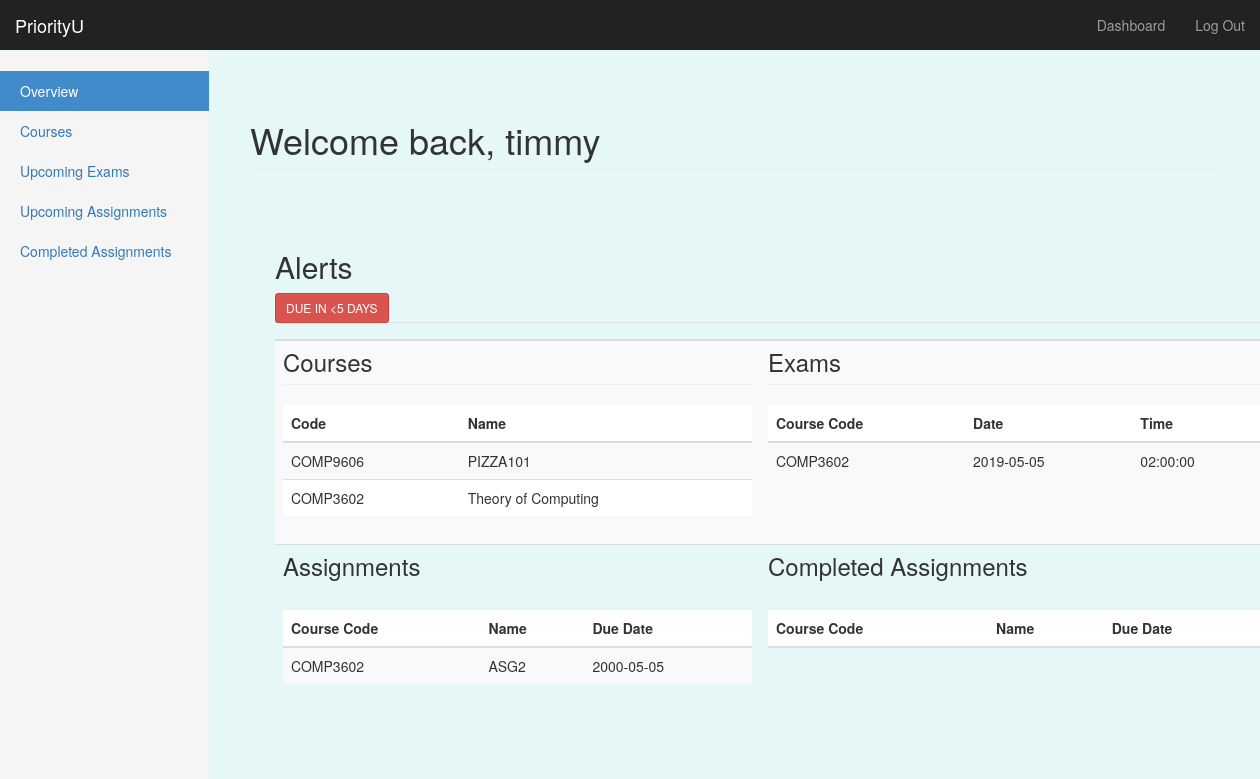
The app's page /dashboard (signed in) with its own data.
### priorityU/models/models.py (models this page shows, shortened)
class User(UserMixin, db.Model):
    __tablename__ = 'users'
    id = db.Column(db.Integer, primary_key=True)
    username = db.Column(db.String, unique=True, nullable=False)
    email = db.Column(db.String, unique=True, nullable=False)
    password = db.Column(db.String, nullable=False)
    last_task_id = db.Column(db.Integer)
    university = db.Column(db.String, nullable=False)
    courses = db.relationship('Courses', backref='poster')

class Courses(db.Model):
    __tablename__ = 'courses'
    c_id = db.Column(db.Integer, primary_key=True)
    course_code = db.Column(db.String, nullable=False)
    course_name = db.Column(db.String, nullable=False)
    lecturer = db.Column(db.String, nullable=False)
    location = db.Column(db.String, nullable=False)
    user_id = db.Column(db.Integer, db.ForeignKey('users.id'))

class Exam(db.Model): # Dominic 18/11- created model for assignment db
    __tablename__ = 'exams'
    e_id = db.Column(db.Integer, primary_key=True)
    exam_name=db.Column(db.String, nullable=False)
    course_code = db.Column(db.String, db.ForeignKey('courses.course_code'))
    weighting = db.Column(db.Integer)
    date = db.Column(db.Date, nullable=False)
    time = db.Column(db.Time)
    duration = db.Column(db.Integer, nullable=False)
    location = db.Column(db.String)
    user_id = db.Column(db.Integer, db.ForeignKey('users.id'))

class Assignment(db.Model): # Dominic 18/11- created model for assignment db
    __tablename__ = 'assignments'
    a_id = db.Column(db.Integer, primary_key=True)
    course_code = db.Column(db.String, db.ForeignKey('courses.course_code'))
    asg_name = db.Column(db.String, nullable=False)
    weighting = db.Column(db.Integer)
    due_date = db.Column(db.Date, nullable=False)
    due_time = db.Column(db.Time)
    complete = db.Column(db.Boolean, nullable=False)
    user_id = db.Column(db.Integer, db.ForeignKey('users.id'))

### priorityU/routes.py (the view)
@app.route('/dashboard')
@login_required
def dashboard():
    user_courses = Courses.query.filter_by(user_id=current_user.get_id()).order_by(Courses.course_code.desc()).all()
    user_exams = Exam.query.filter_by(user_id=current_user.get_id()).order_by(Exam.date.asc()).all()
    user_asgs = Assignment.query.filter_by(user_id=current_user.get_id()).order_by(Assignment.due_date.asc()).all()
    today = datetime.today()
    alert_date = today + timedelta(days=5)
    asg_alerts = Assignment.query.filter(Assignment.due_date <= alert_date, Assignment.user_id==current_user.get_id(), Assignment.complete==False).all()
    exam_alerts = Exam.query.filter(Exam.date <= alert_date, Exam.user_id==current_user.get_id()).all()
    num_tasks = len(asg_alerts) + len(exam_alerts)
    return render_template('dashboard.html', name=current_user.username, courses=user_courses, exams=user_exams,
                           assignments=user_asgs,asg_alerts=asg_alerts, exam_alerts=exam_alerts,num_tasks=num_tasks)

### priorityU/routes.py (called while the page is built)
@login_manager.user_loader
def load_user(user_id):
    return User.query.get(int(user_id))

### priorityU/templates/dashboard.html (shortened to what this page needs)
{% extends "bootstrap/base.html" %}
{% block styles %}
{{super()}}
<link rel="stylesheet" href="{{url_for('.static', filename='style.css')}}">
{% endblock %}
{% block content %}
    <nav class="navbar navbar-inverse navbar-fixed-top">
      <div class="container-fluid">
        <div class="navbar-header">
          <a class="navbar-brand" href="#">PriorityU</a>
        </div>
        <div id="navbar" class="navbar-collapse collapse">
          <ul class="nav navbar-nav navbar-right">
            <li><a href="#">Dashboard</a></li>
            <li><a href="{{ url_for('logout') }}">Log Out</a></li>
          </ul>
        </div>
      </div>
    </nav>
    <div class="container-fluid">
      <div class="row">
        <div class="col-sm-3 col-md-2 sidebar">
        <ul class="nav nav-sidebar">
            <li {% if request.endpoint == 'dashboard' %} class="active" {% endif %}> <a href="{{url_for('dashboard')}}">Overview</a></li>
            <li {% if request.endpoint == 'courses' %} class="active" {% endif %}><a href="{{url_for('courses')}}" id="tab2-id">Courses</a></li>
            <li {% if request.endpoint == 'exams' %} class="active" {% endif %}><a href="{{url_for('exams')}}">Upcoming Exams</a></li>
            <li {% if request.endpoint == 'assignments' %} class="active" {% endif %}><a href="{{url_for('assignments')}}">Upcoming Assignments</a></li>
            <li {% if request.endpoint == 'completed' %} class="active" {% endif %} ><a href="{{url_for('completed')}}">Completed Assignments</a></li>
        </ul>
        </div>
        <div class="col-sm-9 col-sm-offset-3 col-md-10 col-md-offset-2 main">
          <h1 class="page-header">Welcome back, {{ name }}</h1>
        </div>
      <div class="col-sm-9 col-sm-offset-3 col-md-10 col-md-offset-2 main", style="margin-left: 250px">
        <div class="row">
           <table class="table table-striped table-hover">
            <thead class="thead-dark">
            <tr>
                 <h2>Alerts</h2>
          {% if num_tasks > 0 %}
          <button data-toggle="collapse" data-target="#alert" class="btn btn-danger btn-sm"> DUE IN <5 DAYS</button>
            {% else %}
            <p class="success"> No major task due soon </p>
            </div>
          </div>
          {% endif %}
            </tr>
                <tr>
                    <th></th> <th></th>
                </tr>
            </thead>
            <tbody>
                <tr>
                    <td><h3 class="page-header">Courses</h3>
          <table class="table table-striped table-hover">
            <thead class="thead-dark">
                <tr>
                    <th>Code</th><th>Name</th>
                </tr>
            </thead>
            <tbody>
                {% for c in courses %}
                <tr>
                    <td>{{c.course_code}}</td>
                    <td>{{c.course_name}}</td>
                </tr>
                {% endfor %}
            </tbody>
          </table></td>
                    <td><h3 class="page-header">Exams</h3>
          <table class="table table-striped table-hover">
            <thead class="thead-dark">
                <tr>
                    <th>Course Code</th>
                    <th>Date</th>
                    <th>Time</th>
                </tr>
            </thead>
            <tbody>
                {% for e in exams %}
                <tr>
                    <td>{{e.course_code}}</td>
                    <td>{{e.date}}</td>
                    <td>{{e.time}}</td>
                </tr>
                {% endfor %}
            </tbody>
          </table>
</td>
                </tr>
                <tr>
                    <td> <h3 class="page-header">Assignments</h3>
        <table class="table table-striped table-hover">
          <thead class="thead-dark">
              <tr>
                  <th>Course Code</th>
                  <th>Name</th>
                  <th>Due Date</th>
              </tr>
          </thead>
          <tbody>
              {% for a in assignments %}
                {% if a.complete == False %}
              <tr>
                  <td>{{a.course_code}}</td>
                  <td>{{a.asg_name}}</td>
                  <td>{{a.due_date}}</td>
              </tr>
                {% endif %}
              {% endfor %}
          </tbody>
        </table></td>
            <td><h3 class="page-header">Completed Assignments</h3>
        <table class="table table-striped table-hover">
          <thead class="thead-dark">
              <tr>
                  <th>Course Code</th>
                  <th>Name</th>
                  <th>Due Date</th>
              </tr>
          </thead>
        </table></td>
                </tr>
            </tbody>
          </table>
      </div>
    </div>
{% endblock %}

### priorityU/static/style.css (style rules this page uses)
body { padding-top: 50px; }
.navbar-fixed-top { border: 0; }
.sidebar { display: none; }
@media (min-width: 768px) { .sidebar { position: fixed; top: 51px; bottom: 0; left: 0; z-index: 1000; display: block; padding: 20px; overflow-x: hidden; overflow-y: auto; background-color: #f5f5f5; border-right: 1px solid #eee; } }
.nav-sidebar { margin-right: -21px; margin-bottom: 20px; margin-left: -20px; }
.nav-sidebar > li > a { padding-right: 20px; padding-left: 20px; }
.nav-sidebar > .active > a, .nav-sidebar > .active > a:hover, .nav-sidebar > .active > a:focus { color: #fff; background-color: #428bca; }
.main { padding: 20px; }
@media (min-width: 768px) { .main { padding-right: 40px; padding-left: 40px; } }
.main .page-header { margin-top: 0; }
body { padding-top: 100px; padding-bottom: 40px; background-color: #e6f7f8; }

### records on screen
User: username "timmy"
Courses: course_code "COMP9606", course_name "PIZZA101"
Courses: course_code "COMP3602", course_name "Theory of Computing"
Exam: course_code "COMP3602", date "2019-05-05", time "02:00:00"
Assignment: course_code "COMP3602", asg_name "ASG2", due_date "2000-05-05"
